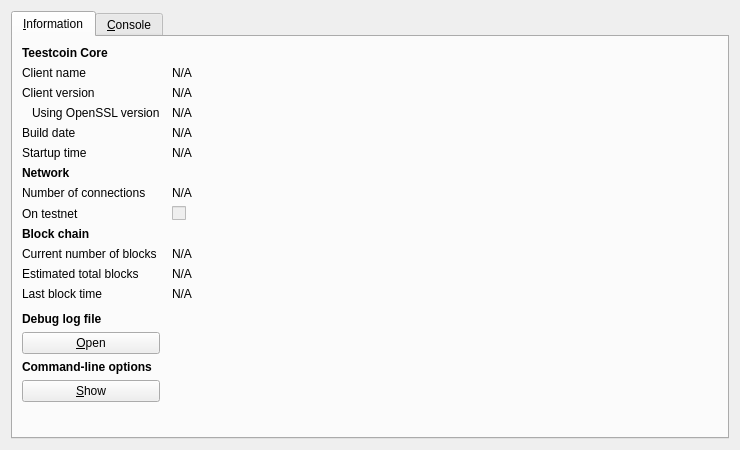
<?xml version="1.0" encoding="UTF-8"?>
<ui version="4.0">
 <class>RPCConsole</class>
 <widget class="QDialog" name="RPCConsole">
  <property name="geometry">
   <rect>
    <x>0</x>
    <y>0</y>
    <width>740</width>
    <height>450</height>
   </rect>
  </property>
  <property name="windowTitle">
   <string>Teestcoin - Debug window</string>
  </property>
  <layout class="QVBoxLayout" name="verticalLayout_2">
   <item>
    <widget class="QTabWidget" name="tabWidget">
     <property name="currentIndex">
      <number>0</number>
     </property>
     <widget class="QWidget" name="tab_info">
      <attribute name="title">
       <string>&amp;Information</string>
      </attribute>
      <layout class="QGridLayout" name="gridLayout" columnstretch="0,1">
       <property name="horizontalSpacing">
        <number>12</number>
       </property>
       <item row="0" column="0">
        <widget class="QLabel" name="label_9">
         <property name="font">
          <font>
           <weight>75</weight>
           <bold>true</bold>
          </font>
         </property>
         <property name="text">
          <string>Teestcoin Core</string>
         </property>
        </widget>
       </item>
       <item row="1" column="0">
        <widget class="QLabel" name="label_5">
         <property name="text">
          <string>Client name</string>
         </property>
        </widget>
       </item>
       <item row="1" column="1">
        <widget class="QLabel" name="clientName">
         <property name="cursor">
          <cursorShape>IBeamCursor</cursorShape>
         </property>
         <property name="text">
          <string>N/A</string>
         </property>
         <property name="textFormat">
          <enum>Qt::PlainText</enum>
         </property>
         <property name="textInteractionFlags">
          <set>Qt::LinksAccessibleByMouse|Qt::TextSelectableByKeyboard|Qt::TextSelectableByMouse</set>
         </property>
        </widget>
       </item>
       <item row="2" column="0">
        <widget class="QLabel" name="label_6">
         <property name="text">
          <string>Client version</string>
         </property>
        </widget>
       </item>
       <item row="2" column="1">
        <widget class="QLabel" name="clientVersion">
         <property name="cursor">
          <cursorShape>IBeamCursor</cursorShape>
         </property>
         <property name="text">
          <string>N/A</string>
         </property>
         <property name="textFormat">
          <enum>Qt::PlainText</enum>
         </property>
         <property name="textInteractionFlags">
          <set>Qt::LinksAccessibleByMouse|Qt::TextSelectableByKeyboard|Qt::TextSelectableByMouse</set>
         </property>
        </widget>
       </item>
       <item row="3" column="0">
        <widget class="QLabel" name="label_14">
         <property name="text">
          <string>Using OpenSSL version</string>
         </property>
         <property name="indent">
          <number>10</number>
         </property>
        </widget>
       </item>
       <item row="3" column="1">
        <widget class="QLabel" name="openSSLVersion">
         <property name="cursor">
          <cursorShape>IBeamCursor</cursorShape>
         </property>
         <property name="text">
          <string>N/A</string>
         </property>
         <property name="textFormat">
          <enum>Qt::PlainText</enum>
         </property>
         <property name="textInteractionFlags">
          <set>Qt::LinksAccessibleByMouse|Qt::TextSelectableByKeyboard|Qt::TextSelectableByMouse</set>
         </property>
        </widget>
       </item>
       <item row="4" column="0">
        <widget class="QLabel" name="label_12">
         <property name="text">
          <string>Build date</string>
         </property>
        </widget>
       </item>
       <item row="4" column="1">
        <widget class="QLabel" name="buildDate">
         <property name="cursor">
          <cursorShape>IBeamCursor</cursorShape>
         </property>
         <property name="text">
          <string>N/A</string>
         </property>
         <property name="textFormat">
          <enum>Qt::PlainText</enum>
         </property>
         <property name="textInteractionFlags">
          <set>Qt::LinksAccessibleByMouse|Qt::TextSelectableByKeyboard|Qt::TextSelectableByMouse</set>
         </property>
        </widget>
       </item>
       <item row="5" column="0">
        <widget class="QLabel" name="label_13">
         <property name="text">
          <string>Startup time</string>
         </property>
        </widget>
       </item>
       <item row="5" column="1">
        <widget class="QLabel" name="startupTime">
         <property name="cursor">
          <cursorShape>IBeamCursor</cursorShape>
         </property>
         <property name="text">
          <string>N/A</string>
         </property>
         <property name="textFormat">
          <enum>Qt::PlainText</enum>
         </property>
         <property name="textInteractionFlags">
          <set>Qt::LinksAccessibleByMouse|Qt::TextSelectableByKeyboard|Qt::TextSelectableByMouse</set>
         </property>
        </widget>
       </item>
       <item row="6" column="0">
        <widget class="QLabel" name="label_11">
         <property name="font">
          <font>
           <weight>75</weight>
           <bold>true</bold>
          </font>
         </property>
         <property name="text">
          <string>Network</string>
         </property>
        </widget>
       </item>
       <item row="7" column="0">
        <widget class="QLabel" name="label_7">
         <property name="text">
          <string>Number of connections</string>
         </property>
        </widget>
       </item>
       <item row="7" column="1">
        <widget class="QLabel" name="numberOfConnections">
         <property name="cursor">
          <cursorShape>IBeamCursor</cursorShape>
         </property>
         <property name="text">
          <string>N/A</string>
         </property>
         <property name="textFormat">
          <enum>Qt::PlainText</enum>
         </property>
         <property name="textInteractionFlags">
          <set>Qt::LinksAccessibleByMouse|Qt::TextSelectableByKeyboard|Qt::TextSelectableByMouse</set>
         </property>
        </widget>
       </item>
       <item row="8" column="0">
        <widget class="QLabel" name="label_8">
         <property name="text">
          <string>On testnet</string>
         </property>
        </widget>
       </item>
       <item row="8" column="1">
        <widget class="QCheckBox" name="isTestNet">
         <property name="enabled">
          <bool>false</bool>
         </property>
         <property name="text">
          <string/>
         </property>
        </widget>
       </item>
       <item row="9" column="0">
        <widget class="QLabel" name="label_10">
         <property name="font">
          <font>
           <weight>75</weight>
           <bold>true</bold>
          </font>
         </property>
         <property name="text">
          <string>Block chain</string>
         </property>
        </widget>
       </item>
       <item row="10" column="0">
        <widget class="QLabel" name="label_3">
         <property name="text">
          <string>Current number of blocks</string>
         </property>
        </widget>
       </item>
       <item row="10" column="1">
        <widget class="QLabel" name="numberOfBlocks">
         <property name="cursor">
          <cursorShape>IBeamCursor</cursorShape>
         </property>
         <property name="text">
          <string>N/A</string>
         </property>
         <property name="textFormat">
          <enum>Qt::PlainText</enum>
         </property>
         <property name="textInteractionFlags">
          <set>Qt::LinksAccessibleByMouse|Qt::TextSelectableByKeyboard|Qt::TextSelectableByMouse</set>
         </property>
        </widget>
       </item>
       <item row="11" column="0">
        <widget class="QLabel" name="label_4">
         <property name="text">
          <string>Estimated total blocks</string>
         </property>
        </widget>
       </item>
       <item row="11" column="1">
        <widget class="QLabel" name="totalBlocks">
         <property name="cursor">
          <cursorShape>IBeamCursor</cursorShape>
         </property>
         <property name="text">
          <string>N/A</string>
         </property>
         <property name="textFormat">
          <enum>Qt::PlainText</enum>
         </property>
         <property name="textInteractionFlags">
          <set>Qt::LinksAccessibleByMouse|Qt::TextSelectableByKeyboard|Qt::TextSelectableByMouse</set>
         </property>
        </widget>
       </item>
       <item row="12" column="0">
        <widget class="QLabel" name="label_2">
         <property name="text">
          <string>Last block time</string>
         </property>
        </widget>
       </item>
       <item row="12" column="1">
        <widget class="QLabel" name="lastBlockTime">
         <property name="cursor">
          <cursorShape>IBeamCursor</cursorShape>
         </property>
         <property name="text">
          <string>N/A</string>
         </property>
         <property name="textFormat">
          <enum>Qt::PlainText</enum>
         </property>
         <property name="textInteractionFlags">
          <set>Qt::LinksAccessibleByMouse|Qt::TextSelectableByKeyboard|Qt::TextSelectableByMouse</set>
         </property>
        </widget>
       </item>
       <item row="13" column="0">
        <spacer name="verticalSpacer_2">
         <property name="orientation">
          <enum>Qt::Vertical</enum>
         </property>
         <property name="sizeHint" stdset="0">
          <size>
           <width>20</width>
           <height>20</height>
          </size>
         </property>
        </spacer>
       </item>
       <item row="14" column="0">
        <widget class="QLabel" name="labelDebugLogfile">
         <property name="font">
          <font>
           <weight>75</weight>
           <bold>true</bold>
          </font>
         </property>
         <property name="text">
          <string>Debug log file</string>
         </property>
        </widget>
       </item>
       <item row="15" column="0">
        <widget class="QPushButton" name="openDebugLogfileButton">
         <property name="toolTip">
          <string>Open the Teestcoin debug log file from the current data directory. This can take a few seconds for large log files.</string>
         </property>
         <property name="text">
          <string>&amp;Open</string>
         </property>
         <property name="autoDefault">
          <bool>false</bool>
         </property>
        </widget>
       </item>
       <item row="16" column="0">
        <widget class="QLabel" name="labelCLOptions">
         <property name="font">
          <font>
           <weight>75</weight>
           <bold>true</bold>
          </font>
         </property>
         <property name="text">
          <string>Command-line options</string>
         </property>
        </widget>
       </item>
       <item row="17" column="0">
        <widget class="QPushButton" name="showCLOptionsButton">
         <property name="toolTip">
          <string>Show the Teestcoin-Qt help message to get a list with possible Teestcoin command-line options.</string>
         </property>
         <property name="text">
          <string>&amp;Show</string>
         </property>
         <property name="autoDefault">
          <bool>false</bool>
         </property>
        </widget>
       </item>
       <item row="18" column="0">
        <spacer name="verticalSpacer">
         <property name="orientation">
          <enum>Qt::Vertical</enum>
         </property>
         <property name="sizeHint" stdset="0">
          <size>
           <width>20</width>
           <height>40</height>
          </size>
         </property>
        </spacer>
       </item>
      </layout>
     </widget>
     <widget class="QWidget" name="tab_console">
      <attribute name="title">
       <string>&amp;Console</string>
      </attribute>
      <layout class="QVBoxLayout" name="verticalLayout_3">
       <property name="spacing">
        <number>3</number>
       </property>
       <item>
        <widget class="QTextEdit" name="messagesWidget">
         <property name="minimumSize">
          <size>
           <width>0</width>
           <height>100</height>
          </size>
         </property>
         <property name="readOnly">
          <bool>true</bool>
         </property>
         <property name="tabKeyNavigation" stdset="0">
          <bool>false</bool>
         </property>
         <property name="columnCount" stdset="0">
          <number>2</number>
         </property>
        </widget>
       </item>
       <item>
        <layout class="QHBoxLayout" name="horizontalLayout">
         <property name="spacing">
          <number>3</number>
         </property>
         <item>
          <widget class="QLabel" name="label">
           <property name="text">
            <string notr="true">&gt;</string>
           </property>
          </widget>
         </item>
         <item>
          <widget class="QLineEdit" name="lineEdit"/>
         </item>
         <item>
          <widget class="QPushButton" name="clearButton">
           <property name="maximumSize">
            <size>
             <width>24</width>
             <height>24</height>
            </size>
           </property>
           <property name="toolTip">
            <string>Clear console</string>
           </property>
           <property name="text">
            <string/>
           </property>
           <property name="icon">
            <iconset resource="../bitcoin.qrc">
             <normaloff>:/icons/remove</normaloff>:/icons/remove</iconset>
           </property>
           <property name="shortcut">
            <string notr="true">Ctrl+L</string>
           </property>
           <property name="autoDefault">
            <bool>false</bool>
           </property>
          </widget>
         </item>
        </layout>
       </item>
      </layout>
     </widget>
    </widget>
   </item>
  </layout>
 </widget>
 <resources>
  <include location="../bitcoin.qrc"/>
 </resources>
 <connections/>
</ui>
